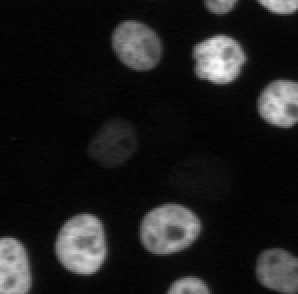
#> input picture example_images/nuclei.tif, 149 x 147 px, found by its file name (shown 2 times larger)
$ jupyter execute codelab_01.ipynb
#> lines starting #> are read from the running program, lines starting #| are printed output that depends on the picture
# codelab 01: Explore image data

## Part 1: Explore image data

### Sec01: Using Scikit-image to read an image

[cell 1]
from skimage.io import imread

# Read image from local file
img = imread(r'..\example_images\nuclei.tif')
#> img is the input picture: shape (147, 149); min 0, max 255, mean 29.9

[cell 2]
img.dtype

[cell 3]
img.shape
#> Out = (147, 149)

### Sec02: Show image with matplotlib

[cell 4]
import matplotlib.pyplot as plt
plt.figure(figsize=(4,4))
plt.imshow(img, interpolation='none',cmap = 'gray')

[cell 5]
# trimming
cropped_img = img[0:20, 50:70]
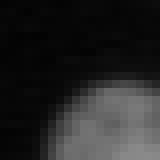
#> cropped_img: shape (20, 20) (shown 8 times larger); min 3, max 138, mean 37
plt.figure(figsize=(4,4))
plt.imshow(cropped_img, interpolation='none',cmap = 'gray')

[cell 6]
cropped_img

### Sec03: Look at the intensity profile of the image

[cell 7]
import matplotlib.pyplot as plt
plt.figure(figsize=(4,4))
plt.subplot(211)
plt.imshow(img, interpolation='none',cmap = 'gray')
# Add a yline at 120
plt.axhline(120, color='r', linestyle='--')

# Look at the intensity profile along the y-axis
plt.subplot(212)
plt.plot(img[120,:])
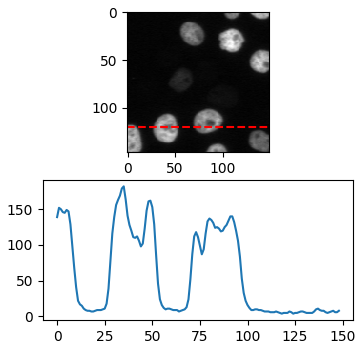
#> figure drawn by matplotlib, 2 panels; panel 2: curve peaks at x = 35, y = 182

[cell 8]
import numpy as np

plt.figure(figsize=(4,4))
plt.imshow(np.log(img), interpolation='none',cmap = 'gray')
plt.show()
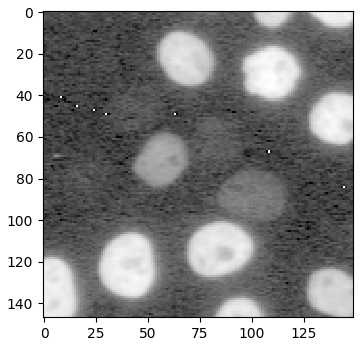
#> figure drawn by matplotlib, 1 panel

[cell 9]
# Show the histogram of the image
plt.figure(figsize=(4,4))
plt.hist(img.flatten(), bins=256, range=(0, 256), density=True, color='black', alpha=0.5)
plt.show()
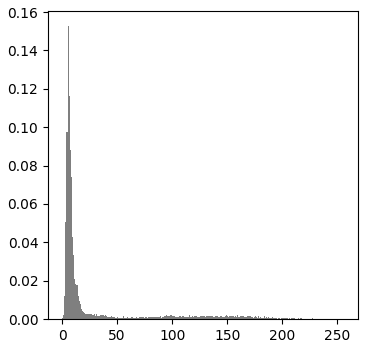
#> figure drawn by matplotlib, 1 panel; tallest bar 0.153 high, from x = 5 to 6
